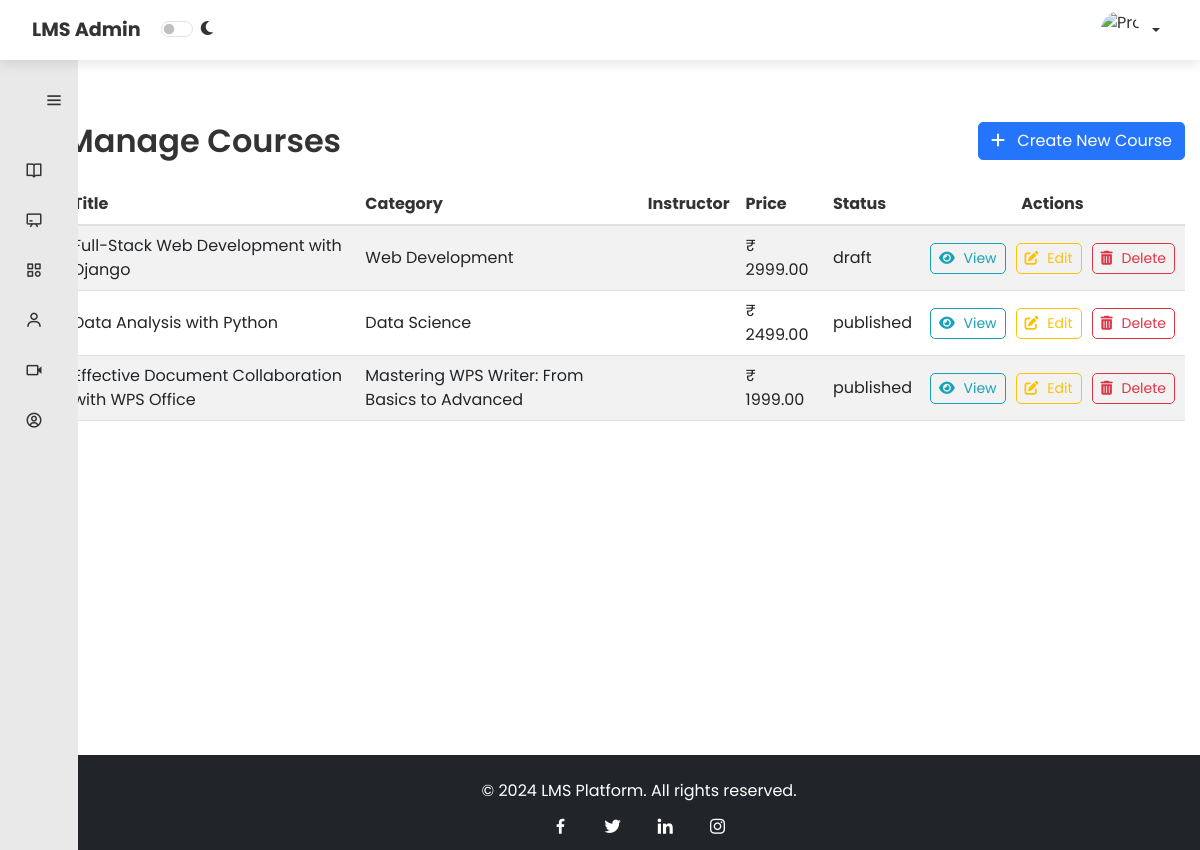
/adminpanel/courses/manage/, run on the app's committed database.
### sitevisitor/models.py (models this page shows, shortened)
class Course(models.Model):
    STATUS_CHOICES = [
        ('draft', 'Draft'),
        ('published', 'Published'),
        ('archived', 'Archived'),
    ]
    DURATION_CHOICES = [
        ('month', 'Month(s)'),
        ('week', 'Week(s)'),
    ]
    title = models.CharField(max_length=255)
    description = models.TextField()
    mentor = models.ForeignKey(
        'UserProfile',  # Points to UserProfile
        on_delete=models.SET_NULL,
        null=True,
        limit_choices_to={'role': 'mentor'},
        related_name='mentor_courses'
    )
    category = models.ForeignKey(CourseCategory, on_delete=models.SET_NULL, null=True)
    status = models.CharField(max_length=20, choices=STATUS_CHOICES, default='draft')
    updated_at = models.DateTimeField(auto_now=True)
    created_at = models.DateTimeField(auto_now_add=True, null=True)  # Allow null for existing rows
    thumbnail = models.ImageField(
        upload_to='course_thumbnails/',
        null=True,
        blank=True,
        default='course_thumbnails/default_thumbnail.jpg'
    )
    price = models.DecimalField(max_digits=8, decimal_places=2, null=True, blank=True)
    curriculum = models.FileField(
        upload_to='course_curriculums/',
        null=True,
        blank=True,
        help_text="Upload a PDF file for the course curriculum."
    )
    duration_type = models.CharField(
        max_length=5,
        choices=DURATION_CHOICES,
        default='month',
        help_text="Select the type of duration (Month or Week)"
    )
    duration_value = models.PositiveIntegerField(
        default=1,
        help_text="Enter the number of months or weeks for the course duration"
    )

class CourseCategory(models.Model):
    name = models.CharField(max_length=100, unique=True)
    description = models.TextField(blank=True, null=True)
    is_active = models.BooleanField(default=True)

### adminpanel/views.py (the view)
# urls.py: path('courses/manage/', views.manage_courses, name='manage_courses'),
def manage_courses(request):
    courses = Course.objects.all().prefetch_related('modules__lessons__lesson_videos')
    return render(request, 'adminpanel/manage_courses.html', {'courses': courses})

### adminpanel/templates/adminpanel/manage_courses.html (shortened to what this page needs)
{% extends 'adminpanel/admin_base.html' %}
{% load static %}
{% block custom_css %}
<link rel="stylesheet" href="{% static 'adminpanel/css/manage_courses.css' %}">
<link rel="stylesheet" href="{% static 'adminpanel/css/footer.css' %}">
<link rel="stylesheet" href="{% static 'adminpanel/css/left_sidebar.css' %}">
<link rel="stylesheet" href="{% static 'adminpanel/css/nav_bar.css' %}">
<link rel="stylesheet" href="{% static 'adminpanel/css/messages.css' %}">
{% endblock %}
{% block content %}
<div class="main-content">
    <div class="container mt-5 pt-4">
        <div class="d-flex justify-content-between align-items-center mb-4 header-flex flex-wrap">
            <h2 class="mb-0">Manage Courses</h2>
            <a href="{% url 'create_course' %}" class="btn btn-primary mt-2 mt-md-0">
                <i class="fas fa-plus me-2"></i> Create New Course
            </a>
        </div>
        <div class="table-responsive">
            <table class="table table-striped table-hover align-middle">
                <thead class="table-light">
                    <tr>
                        <th scope="col">Title</th>
                        <th scope="col" class="d-none d-md-table-cell">Category</th>
                        <th scope="col" class="d-none d-md-table-cell">Instructor</th>
                        <th scope="col">Price</th>
                        <th scope="col" class="d-none d-md-table-cell">Status</th>
                        <th scope="col" class="text-center">Actions</th>
                    </tr>
                </thead>
                <tbody>
                    {% for course in courses %}
                        <tr>
                            <td>{{ course.title }}</td>
                            <td class="d-none d-md-table-cell">{{ course.category.name }}</td>
                            <td class="d-none d-md-table-cell">{{ course.instructor.username }}</td>
                            <td>₹ {{ course.price|floatformat:2 }}</td>
                            <td class="d-none d-md-table-cell">{{ course.status }}</td>
                            <td class="text-center">
                                <div class="action-buttons">
                                    <a href="{% url 'admin_view_course' course_id=course.id %}" class="btn btn-sm btn-outline-info me-2" data-bs-toggle="tooltip" title="View Course">
                                        <i class="fas fa-eye"></i> <span class="d-none d-md-inline">View</span>
                                    </a>
                                    <a href="{% url 'edit_course' course_id=course.id %}" class="btn btn-sm btn-outline-warning me-2" data-bs-toggle="tooltip" title="Edit Course">
                                        <i class="fas fa-edit"></i> <span class="d-none d-md-inline">Edit</span>
                                    </a>
                                    <a href="{% url 'delete_course' course_id=course.id %}" class="btn btn-sm btn-outline-danger" data-bs-toggle="tooltip" title="Delete Course">
                                        <i class="fas fa-trash-alt"></i> <span class="d-none d-md-inline">Delete</span>
                                    </a>
                                </div>
                            </td>
                        </tr>
                    {% empty %}
                        <tr>
                            <td colspan="6" class="text-center">No courses available.</td>
                        </tr>
                    {% endfor %}
                </tbody>
            </table>
        </div>
    </div>
</div>
{% endblock %}

### static/adminpanel/css/manage_courses.css (style rules this page uses)
:root { --primary-color: #2575fc; --secondary-color: #6a11cb; --navbar-background: rgba(255, 255, 255, 0.95); --navbar-text-color: #333; --sidebar-background-light: #e9e9e9; --sidebar-text-color-light: #333; --background-color: #ffffff; --text-color: #333333; --card-background: #ffffff; --shadow-color: rgba(0, 0, 0, 0.1); --link-hover-color: #0056b3; --table-background: #ffffff; --table-text-color: #333333; --table-border-color: #dee2e6; --table-hover-background: rgba(0, 0, 0, 0.05); }
body { font-family: 'Poppins', sans-serif; background-color: var(--background-color); color: var(--text-color); }
.main-content { margin-left: 25px; padding-top: 15px; transition: margin-left 0.3s ease; min-height: calc(100vh - 60px - 95px); padding-bottom: 95px; }
.container { max-width: 1200px; margin: 0 auto; padding: 0 15px; }
.header-flex { margin-top: 20px; }
.header-flex h2 { font-weight: 600; color: var(--text-color); }
.header-flex .btn { border-radius: 5px; transition: all 0.3s ease; }
.btn-primary { background-color: var(--primary-color); border-color: var(--primary-color); }
.table-responsive { margin-top: 20px; }
.table { margin-bottom: 0; color: var(--table-text-color); background-color: var(--table-background); border-color: var(--table-border-color); }
.table thead th { background-color: var(--card-background); color: var(--text-color); border-bottom: 2px solid var(--table-border-color); }
.table td, .table th { vertical-align: middle; border-color: var(--table-border-color); }
.action-buttons { display: flex; flex-wrap: nowrap; justify-content: center; }
.action-buttons .btn { margin: 2px; flex: 1; white-space: nowrap; }
.btn { border-radius: 5px; transition: all 0.3s ease; }
.btn i { margin-right: 5px; }
.btn-outline-info { color: #17a2b8; border-color: #17a2b8; }
.btn-outline-warning { color: #ffc107; border-color: #ffc107; }
.btn-outline-danger { color: #dc3545; border-color: #dc3545; }
.main-content .container { margin-bottom: 25px; }

### static/adminpanel/css/left_sidebar.css (style rules this page uses)
:root { --primary-color: #2575fc; --secondary-color: #6a11cb; --navbar-background: rgba(255, 255, 255, 0.95); --navbar-text-color: #333; --sidebar-background-light: #e9e9e9; --sidebar-background-dark: #11101D; --sidebar-text-color-light: #333; --sidebar-text-color-dark: #fff; --background-color: #ffffff; --text-color: #333333; --card-background: #ffffff; --shadow-color: rgba(0, 0, 0, 0.1); --overlay-color: rgba(0, 0, 0, 0.6); --link-hover-color: #0056b3; --table-text-color: #ffffff; }

### data on the page
Course: title "Full-Stack Web Development with Django", category.name "Web Development", price "2999.00", status "draft"
Course: title "Data Analysis with Python", category.name "Data Science", price "2499.00", status "published"
Course: title "Effective Document Collaboration with WPS Office", category.name "Mastering WPS Writer: From Basics to Advanced", price "1999.00", status "published"
